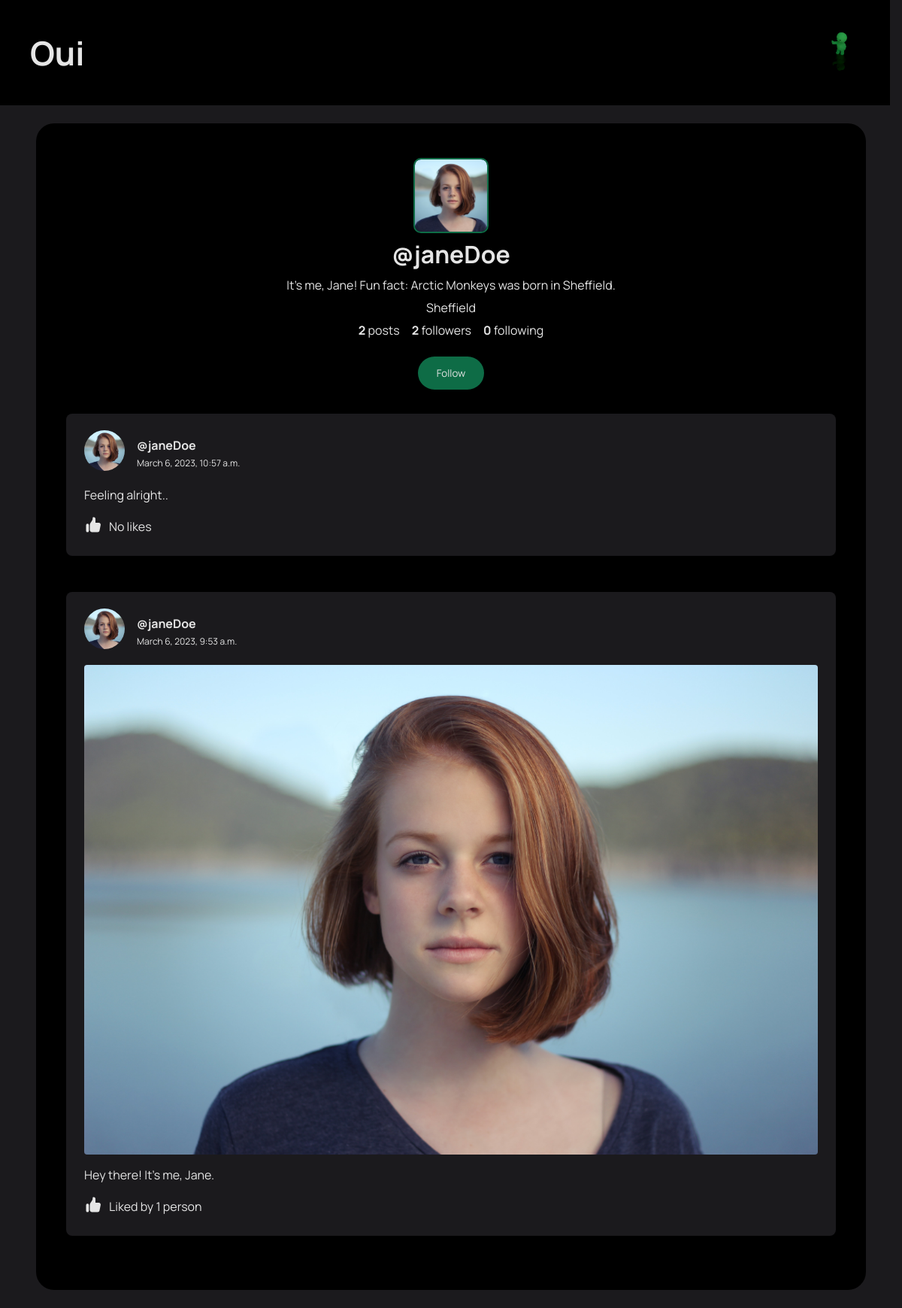
Screenshot of /profile/janeDoe (signed in) with the database file from the repository.
### core/models.py (models this page shows, shortened)
class Profile(models.Model):
    user = models.ForeignKey(User, on_delete=models.CASCADE)
    id_user = models.IntegerField()
    bio = models.TextField(blank=True)
    profile_img = models.ImageField(
        upload_to='profile_imgs/', default='default_profile_img.png')
    location = models.CharField(max_length=100, blank=True)

class Post(models.Model):
    id = models.UUIDField(primary_key=True, default=uuid.uuid4, editable=False)
    user = models.CharField(max_length=100)
    image = models.ImageField(upload_to='post_imgs/', blank=True, null=True)
    caption = models.TextField()
    created_at = models.DateTimeField(default=datetime.now)
    no_of_likes = models.IntegerField(default=0)

### core/views.py (the view)
# urls.py: path('profile/<str:pk>', views.profile, name='profile'),
@login_required(login_url='login')
def profile(request, pk):
    current_user = Profile.objects.get(user=request.user)
    user_object = User.objects.get(username=pk)
    user_profile = Profile.objects.get(user=user_object)
    user_posts = Post.objects.filter(user=pk)
    user_post_len = len(user_posts)
    follower = request.user.username
    user = pk
    if FollowersCount.objects.filter(follower=follower, user=user).first():
        button_text = 'Unfollow'
    else:
        button_text = 'Follow'
    user_follower_len = len(FollowersCount.objects.filter(user=pk))
    user_following_len = len(FollowersCount.objects.filter(follower=pk))
    context = {
        'current_user': current_user,
        'user_object': user_object,
        'user_profile': user_profile,
        'user_posts': user_posts,
        'user_post_len': user_post_len,
        'user_follower_len': user_follower_len,
        'user_following_len': user_following_len,
        'button_text': button_text,
        'profile_img_url': user_profile.profile_img.url,
    }
    return render(request, 'profile.html', context)

### templates/profile.html (shortened to what this page needs)
<!DOCTYPE html>
<html lang="en">
  <head>
    <link rel="stylesheet" href="/static/styles/main.css" />
    <link rel="stylesheet" href="/static/styles/profile.css" />
  </head>
  <body>
    <header>
      <a href="/" class="logo">
        <h1>Oui</h1>
      </a>
      <a href="/profile/{{user.username}}">
        <img
          src="{{current_user.profile_img.url}}"
          class="profile-img"
          alt=""
        />
      </a>
    </header>
    <main>
      <img src="{{user_profile.profile_img.url}}" class="profile-pic" alt="" />
      <h1>@{{user_profile.user.username}}</h1>
      <p>{{user_profile.bio}}</p>
      <p>{{user_profile.location}}</p>
      <div class="profile-stats">
        <p><strong>{{user_post_len}}</strong> posts</p>
        <p><strong>{{user_follower_len}}</strong> followers</p>
        <p><strong>{{user_following_len}}</strong> following</p>
      </div>
      <form action="/follow" method="POST">
        {% if user_object.username == user.username %}
        <button type="button" onclick="location.href = '/settings'">
          Account Settings
        </button>
        {% else %}
        <button type="submit">{{button_text}}</button>
        {% endif %}
      </form>
      {% for post in user_posts reversed %}
      <section class="posts">
        <div class="post">
          <div class="post-header">
            <a href="/profile/{{post.user}}">
              <img src="{{profile_img_url}}" class="profile-img" />
            </a>
            <div>
              <a href="/profile/{{post.user}}"><h4>@{{post.user}}</h4></a>
              <small>{{post.created_at}}</small>
            </div>
          </div>
          {% if post.image %}
          <div class="post-content">
            <img src="{{post.image.url}}" alt="" class="post-img" />
          </div>
          {% endif %}
          <p>{{post.caption}}</p>
          <div class="likes-section">
            <a href="/like-post?post_id={{post.id}}">
            </a>
            <span class="likes">
              {% if post.no_of_likes == 0 %}
              <p>No likes</p>
              {% elif post.no_of_likes == 1 %}
              <p>Liked by {{post.no_of_likes}} person</p>
              {% else %}
              <p>Liked by {{post.no_of_likes}} people</p>
              {% endif %}
            </span>
          </div>
        </div>
        {% endfor %}
      </section>
    </main>
  </body>
</html>

### static/styles/main.css (style rules this page uses)
:root { --background: #1B1A1D; --text: #E5E5E5; --dark: #626066; --warning: #ff5555; --primary-accent: #0E6C46; }
* { color: var(--text); font-family: 'Manrope', sans-serif; }
h1, h2, h3, h4, h5, h6, p { padding: 0; margin: 0; }
small { font-size: 0.75rem; }
a { text-decoration: none; }
form { display: flex; flex-wrap: wrap; gap: 1rem; }
form button { padding: 1rem 1.25rem; border: 1.5px solid transparent }
button { background-color: var(--primary-accent); color: var(--text); font-weight: 700; border: 1px solid transparent; border-radius: 2rem; padding: 1rem 2rem; cursor: pointer; }
header { padding: 2rem; width: fit-content }
.logo { font-weight: 400; font-size: 1.37rem; }

### static/styles/profile.css (style rules this page uses)
body { background-color: var(--background); height: 100%; width: 100%; padding: 0; margin: 0; display: flex; flex-direction: column; }
button { font-weight: normal; padding: 0.75rem 1.5rem; }
header { background-color: black; width: calc(100vw - 6rem); display: flex; justify-content: space-between; align-items: center; padding: 2.5rem; }
.profile-img { margin-top: -0.125rem; height: 54px; width: 54px; object-fit: cover; border-radius: 50%; }
main { background-color: black; width: calc(100vw - 9rem); margin: 1.5rem auto; padding: 1.5rem; padding-top: 3rem; border-radius: 1.5rem; display: flex; flex-direction: column; gap: 0.5rem; justify-content: center; align-items: center; }
main button { margin-top: 1rem; padding: 0.75rem 1.5rem; }
.posts { display: flex; flex-direction: column; gap: 1.5rem; margin-bottom: 1.5rem; padding: 0; max-width: 1024px; }
.post { background-color: var(--background); display: flex; flex-direction: column; gap: 1rem; padding: 1.5rem; border-radius: 0.5rem; margin-top: 1.5rem; }
.post-header { display: flex; gap: 1rem; }
.post-header>div { height: 100%; margin: auto 0; }
.post-content { display: flex; flex-direction: column; gap: 1rem; }
.post-content>* { max-height: 100%; }
.post-img { max-height: 100%; max-width: 100%; border-radius: 0.25rem; }
.likes-section { display: flex; gap: 0.5rem; align-items: center; }
.profile-pic { width: 6rem; height: 6rem; object-fit: cover; border-radius: 0.5rem; outline: 0.125rem solid var(--primary-accent); }
.profile-stats { display: flex; gap: 1rem; }

### rows the page displays
Profile: profile_img (picture)
Profile: profile_img (picture), user.username "janeDoe", bio "It's me, Jane! Fun fact: Arctic Monkeys was born in Sheffield.", location "Sheffield"
Post: user "janeDoe", created_at "March 6, 2023, 10:57 a.m.", caption "Feeling alright..", no_of_likes "No likes"
Post: user "janeDoe", created_at "March 6, 2023, 9:53 a.m.", image (picture), caption "Hey there! It's me, Jane.", no_of_likes "1"

### other values shown
{{ user_post_len }} "2"
{{ user_follower_len }} "2"
{{ user_following_len }} "0"
{{ button_text }} "Follow"
